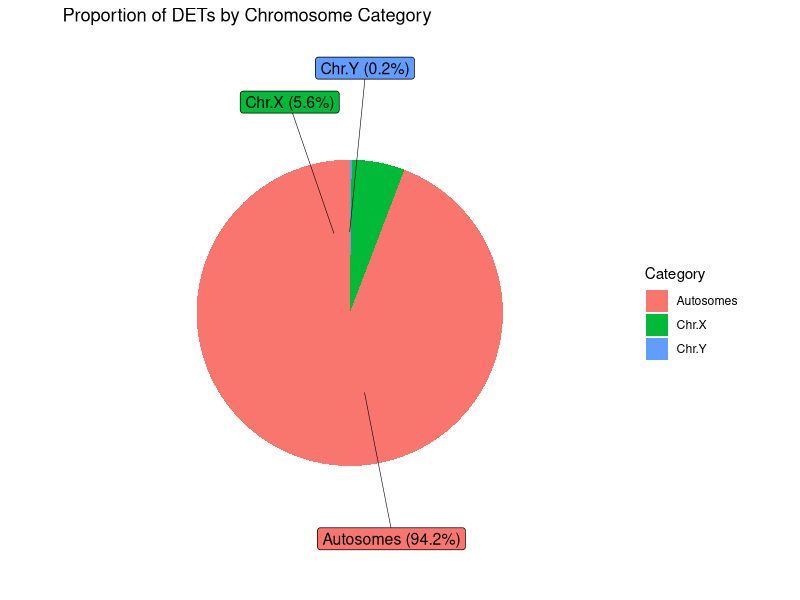
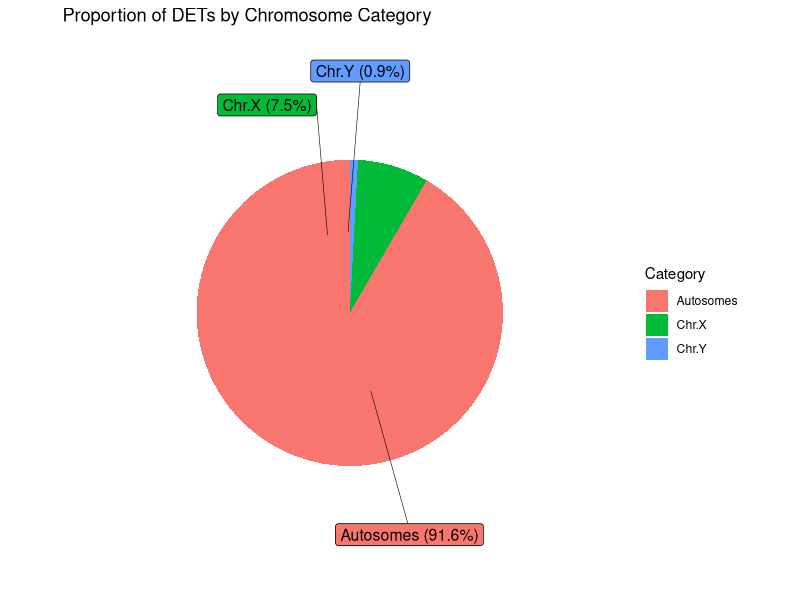
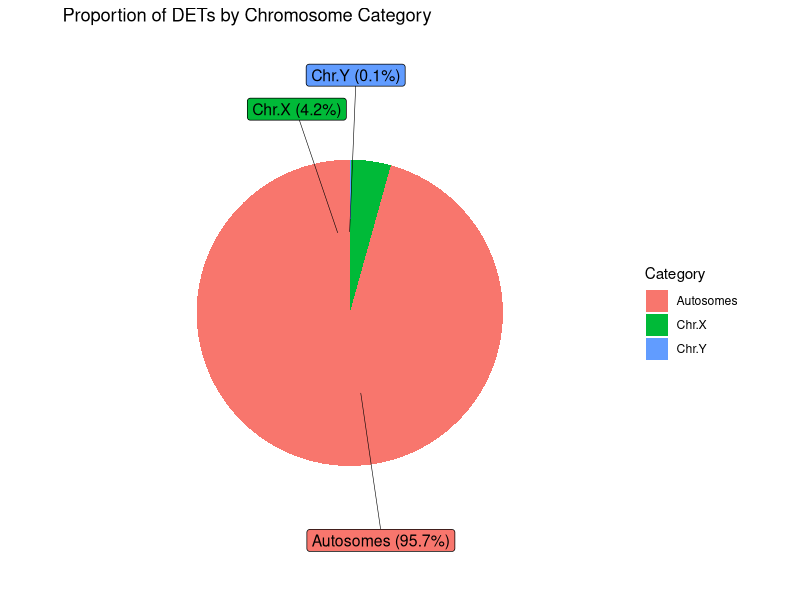
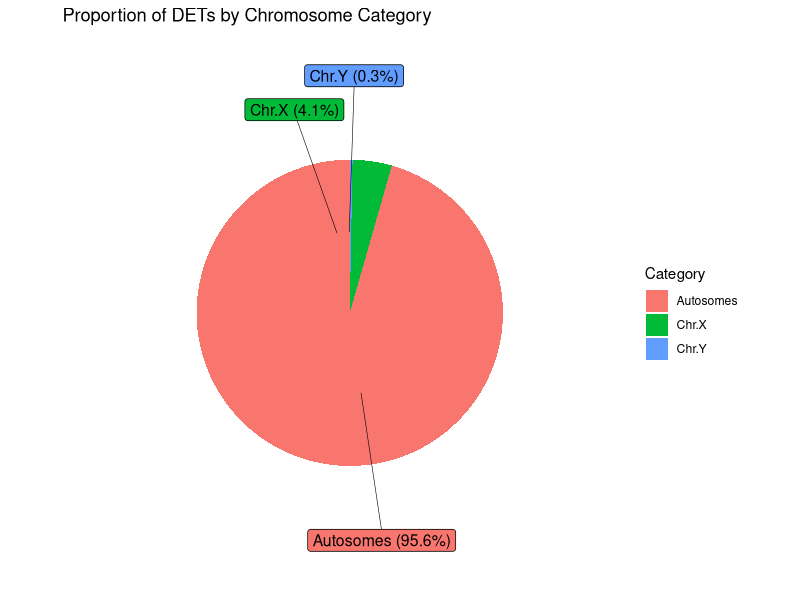
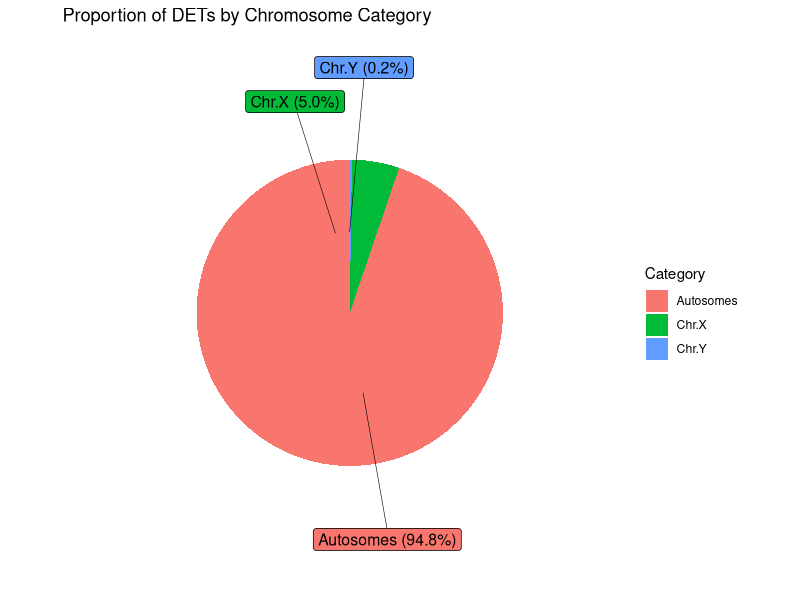
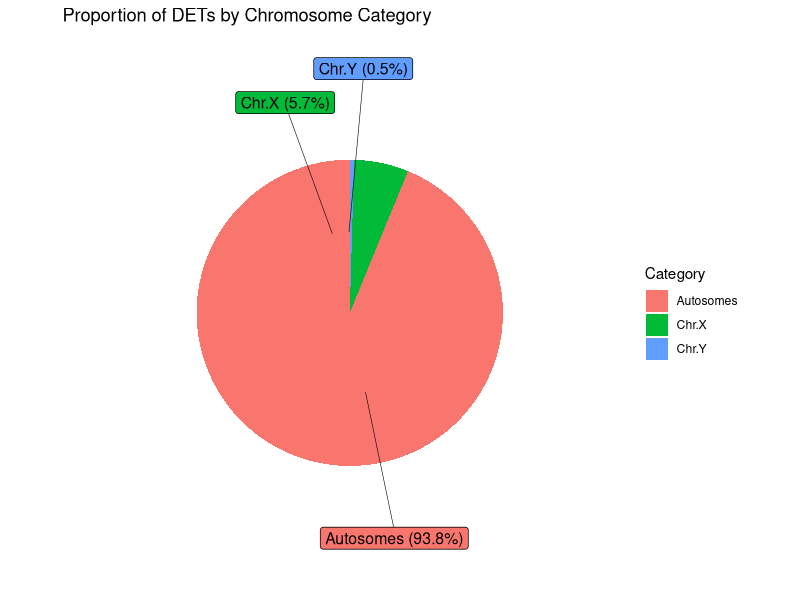
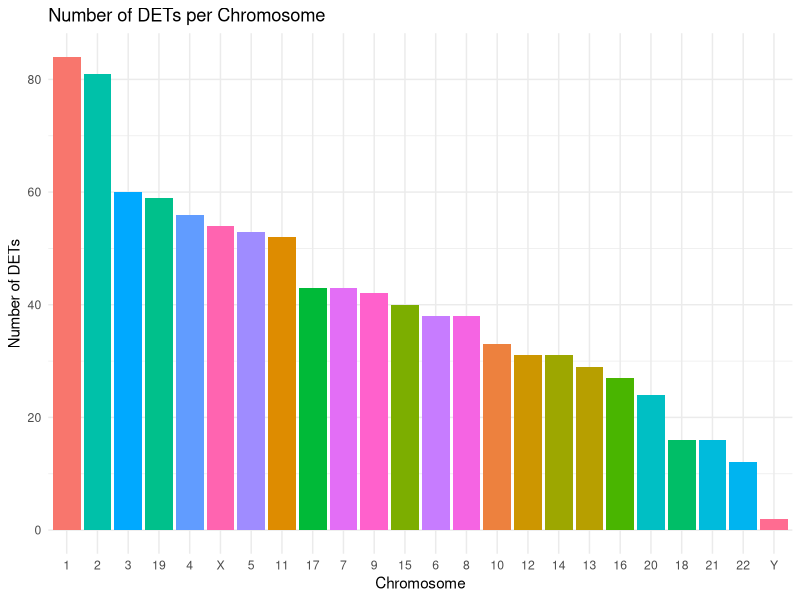
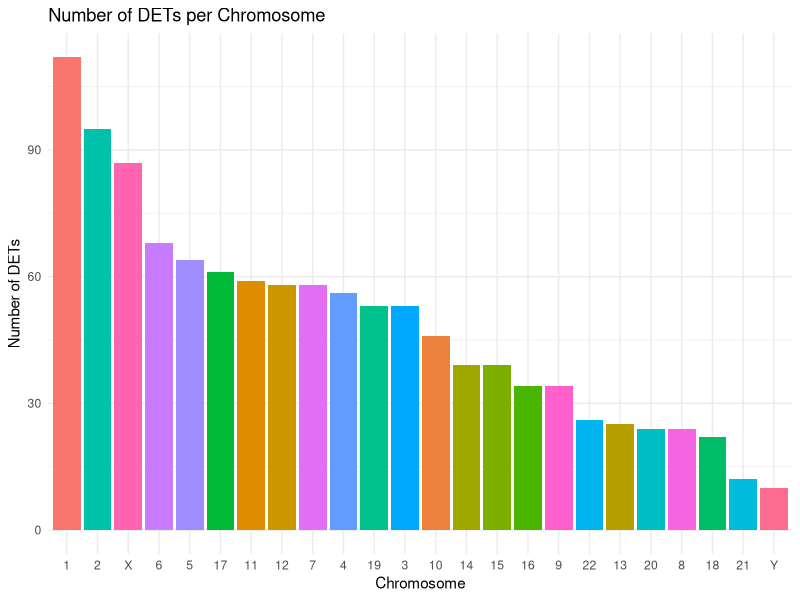

These charts were generated, in order, by the following R code: (Note: this script raises an error after producing the figures.)
##Script for diverse plots and visualization of the data

# Load libraries
library(ggplot2)
library(ggpubr)
library(openxlsx)
library(ggrepel)
library(dplyr)
library(forcats)

# Load data: DTE results
names_sheets <- c("KS_iPSCs", "HGA_iPSCs", "KS_NSCs", "HGA_NSCs", "KS_Neurons", "HGA_Neurons")

dte_results <- lapply(names_sheets, function(sheet) {
  read.xlsx("./results/DTE_results_2run.xlsx", sheet = sheet)
})

# Asign names to each data frame
ks_ipscs_res <- dte_results[[1]]
hga_ipscs_res <- dte_results[[2]]
ks_nscs_res <- dte_results[[3]]
hga_nscs_res <- dte_results[[4]]
ks_neurons_res <- dte_results[[5]]
hga_neurons_res <- dte_results[[6]]

# Plotting diverse statistics

#PIE CHART TO SHOW THE PROPORTION OF DETs BY CHROMOSOME CATEGORY
create_dte_pie_chart <- function(data, file_name = "dte_pie_chart.png") {

  # Filter out transcripts categorized as "ns"
  filtered_data <- data %>%
    filter(DE != "NS")
  # Categorize transcripts by chromosome type
  dte_categories <- filtered_data %>%
    mutate(category = case_when(
      chromosome %in% as.character(1:22) ~ "Autosomes",
      chromosome == "X" ~ "Chr.X",
      chromosome == "Y" ~ "Chr.Y",
      TRUE ~ "Other"
    )) %>%
    filter(category != "Other") %>%
    count(category) %>%
    mutate(proportion = n / sum(n),
           label = paste0(category, " (", scales::percent(proportion, accuracy = 0.1), ")"))
  
  # Create pie chart with labels outside using geom_label_repel
  plot <- ggplot(dte_categories, aes(x = "", y = proportion, fill = category)) +
    geom_bar(stat = "identity", width = 1) +
    coord_polar("y") +
    labs(title = "Proportion of DETs by Chromosome Category",
         x = NULL, y = NULL, fill = "Category") +
    theme_void() +
    geom_label_repel(aes(y = proportion / 2 + c(0, cumsum(proportion)[-length(proportion)]),
                         label = label),
                     nudge_x = 1,
                     show.legend = FALSE,
                     size = 4,
                     box.padding = 0.3,
                     point.padding = 0.3,
                     segment.size = 0.2)
  
  # Save the plot
  ggsave(filename = file_name, plot = plot, width = 6, height = 6, dpi = 300)
}

# ks ipscs
create_dte_pie_chart(ks_ipscs_res, "./Isoforms-Splicing_Bulk/plots/ks_ipscs_det_per_chr.png")
# hga ipscs
create_dte_pie_chart(hga_ipscs_res, "./Isoforms-Splicing_Bulk/plots/hga_ipscs_det_per_chr.png")
# ks nscs
create_dte_pie_chart(ks_nscs_res, "./Isoforms-Splicing_Bulk/plots/ks_nscs_det_per_chr.png")
# hga nscs
create_dte_pie_chart(hga_nscs_res, "./Isoforms-Splicing_Bulk/plots/hga_nscs_det_per_chr.png")
# ks neurons
create_dte_pie_chart(ks_neurons_res, "./Isoforms-Splicing_Bulk/plots/ks_neurons_det_per_chr.png")
# hga neurons
create_dte_pie_chart(hga_neurons_res, "./Isoforms-Splicing_Bulk/plots/hga_neurons_det_per_chr.png")


#BAR PLOT TO SHOW THE NUMBER OF DETs PER CHROMOSOME
create_dte_bar_plot <- function(data, file_name = "dte_bar_plot.png") {

  # Filter out transcripts categorized as "ns" and count DETs per chromosome
  chromosome_counts <- data %>%
    filter(DE != "NS") %>%
    count(chromosome, name = "count") %>%
    arrange(desc(count))  # Order by count for a more informative plot
  
  # Create bar plot
  plot <- ggplot(chromosome_counts, aes(x = reorder(chromosome, -count), y = count, fill = chromosome)) +
    geom_bar(stat = "identity") +
    labs(title = "Number of DETs per Chromosome",
         x = "Chromosome",
         y = "Number of DETs") +
    theme_minimal() +
    theme(legend.position = "none")  # Hide legend as each bar is a chromosome
  
  # Save the plot
  ggsave(filename = file_name, plot = plot, width = 8, height = 5, dpi = 300)
}

# Usage example
create_dte_bar_plot(ks_ipscs_res, "./Isoforms-Splicing_Bulk/plots/ks_ipscs_bar_plot_dte.png")
create_dte_bar_plot(hga_ipscs_res, "./Isoforms-Splicing_Bulk/plots/hga_ipscs_bar_plot_dte.png")
create_dte_bar_plot(ks_nscs_res, "./Isoforms-Splicing_Bulk/plots/ks_nscs_bar_plot_dte.png")
create_dte_bar_plot(hga_nscs_res, "./Isoforms-Splicing_Bulk/plots/hga_nscs_bar_plot_dte.png")
create_dte_bar_plot(ks_neurons_res, "./Isoforms-Splicing_Bulk/plots/ks_neurons_bar_plot_dte.png")
create_dte_bar_plot(hga_neurons_res, "./Isoforms-Splicing_Bulk/plots/hga_neurons_bar_plot_dte.png")

#BAR PLOT OF TRANSCRIPT BIOTYPES

plot_biotype_distribution <- function(data, file_name = "biotype_distribution.png") {
  library(dplyr)
  library(ggplot2)
  
  # Filter out non-significant transcripts
  filtered_data <- data %>%
    filter(DE != "NS")
  
  # Count DETs by biotype and group low counts as "Others"
  biotype_counts <- filtered_data %>%
    count(tx_biotype) %>%
    mutate(tx_biotype = ifelse(n < 11, "Others", tx_biotype)) %>%
    group_by(tx_biotype) %>%
    summarize(count = sum(n)) %>%
    arrange(desc(count))
  
  # Bar plot for transcript biotypes
  plot <- ggplot(biotype_counts, aes(x = reorder(tx_biotype, count), y = count, fill = tx_biotype)) +
    geom_bar(stat = "identity") +
    coord_flip() +
    labs(title = "Distribution of DETs by Transcript Biotype",
         x = "Transcript Biotype",
         y = "Number of DETs") +
    theme_minimal() +
    theme(legend.position = "none")
  
  # Save the plot
  ggsave(filename = file_name, plot = plot, width = 8, height = 6, dpi = 300)
}

# Usage example
plot_biotype_distribution(ks_ipscs_res, "./Isoforms-Splicing_Bulk/plots/biotype_distr_ks_ipscs.png")
plot_biotype_distribution(hga_ipscs_res, "./Isoforms-Splicing_Bulk/plots/biotype_distr_hga_ipscs.png")
plot_biotype_distribution(ks_nscs_res, "./Isoforms-Splicing_Bulk/plots/biotype_distr_ks_nscs.png")
plot_biotype_distribution(hga_nscs_res, "./Isoforms-Splicing_Bulk/plots/biotype_distr_hga_nscs.png")
plot_biotype_distribution(ks_neurons_res, "./Isoforms-Splicing_Bulk/plots/biotype_distr_ks_neurons.png")
plot_biotype_distribution(hga_neurons_res, "./Isoforms-Splicing_Bulk/plots/biotype_distr_hga_neurons.png")

#DENSITY PLOT OF THE LOG2FC DISTRIBUTION
plot_log2FC_distribution <- function(data, file_name = "log2FC_distribution.png") {

  # Filter out non-significant transcripts
  filtered_data <- data %>%
    filter(DE != "NS")
  
  # Density plot for log2FoldChange
  plot <- ggplot(filtered_data, aes(x = log2FoldChange, fill = DE)) +
    geom_density(alpha = 0.6) +
    labs(title = "Distribution of Log2 Fold Changes",
         x = "Log2 Fold Change",
         y = "Density",
         fill = "Regulation") +
    theme_minimal()
  
  # Save the plot
  ggsave(filename = file_name, plot = plot, width = 8, height = 5, dpi = 300)
}

# Usage example
plot_log2FC_distribution(ks_ipscs_res, "log2FC_distribution.png")

#BOXPLOT OF THE LOG2FC BY CHROMOSOME

plot_log2FC_by_chromosome <- function(data, file_name = "log2FC_by_chromosome.png") {

  # Filter out non-significant transcripts
  filtered_data <- data %>%
    filter(DE != "NS")
  
  # Define the chromosome order
  chromosome_levels <- c(as.character(1:22), "X", "Y")
  
  # Set chromosome as a factor with the specified levels
  filtered_data$chromosome <- factor(filtered_data$chromosome, levels = chromosome_levels)
  
  # Boxplot for log2FoldChange by chromosome
  plot <- ggplot(filtered_data, aes(x = chromosome, y = log2FoldChange)) +
    geom_boxplot(outlier.alpha = 0.2) +
    labs(title = "Log2 Fold Change by Chromosome",
         x = "Chromosome",
         y = "Log2FC") +
    theme_minimal() +
    theme(axis.text.x = element_text(angle = 90, vjust = 0.5))
  
  # Save the plot
  ggsave(filename = file_name, plot = plot, width = 10, height = 6, dpi = 300)
}

# Usage example
plot_log2FC_by_chromosome(ks_ipscs_res, "./Isoforms-Splicing_Bulk/plots/log2FC_density_ks_ipscs.png")
plot_log2FC_by_chromosome(hga_ipscs_res, "./Isoforms-Splicing_Bulk/plots/log2FC_density_hga_ipscs.png")
plot_log2FC_by_chromosome(ks_nscs_res, "./Isoforms-Splicing_Bulk/plots/log2FC_density_ks_nscs.png")
plot_log2FC_by_chromosome(hga_nscs_res, "./Isoforms-Splicing_Bulk/plots/log2FC_density_hga_nscs.png")
plot_log2FC_by_chromosome(ks_neurons_res, "./Isoforms-Splicing_Bulk/plots/log2FC_density_ks_neurons.png")
plot_log2FC_by_chromosome(hga_neurons_res, "./Isoforms-Splicing_Bulk/plots/log2FC_density_hga_neurons.png")

#PIE CHART TO SHOW THE PROPORTION OF XCI STATUS

create_xci_pie_chart <- function(data, file_name = "xci_pie_chart.png") {
  
  # Filter out transcripts categorized as "ns" and on chromosome X
  filtered_data <- data %>%
    filter(DE != "NS" & chromosome == "X")
  
  # Categorize transcripts by XCI status
  dte_categories <- filtered_data %>%
    mutate(category = case_when(
      XCI_status == "escapes" ~ "escapes",
      XCI_status == "inactive" ~ "inactive",
      XCI_status == "variable" ~ "variable",
      XCI_status == "PAR" ~ "PAR",
      is.na(XCI_status) ~ "NA",
      TRUE ~ "Other"
    )) %>%
    filter(category != "Other") %>%
    count(category, name = "value") %>%
    mutate(proportion = value / sum(value) * 100) # Calculate percentages
  
  # Calculate positions for the labels
  dte_categories <- dte_categories %>%
    mutate(csum = rev(cumsum(rev(proportion))), # Cumulative sum of proportions
           pos = proportion / 2 + lead(csum, 1), # Midpoint for each slice
           pos = if_else(is.na(pos), proportion / 2, pos)) # Handle NA for the last position
  
  # Create the pie chart
  plot <- ggplot(dte_categories, aes(x = "", y = proportion, fill = fct_inorder(category))) +
    geom_col(width = 1, color = 1) + # Pie chart slices
    geom_text(aes(label = paste0(round(proportion, 1), "%")),
              position = position_stack(vjust = 0.5)) + # Labels inside slices
    coord_polar(theta = "y") + # Convert to polar coordinates
    guides(fill = guide_legend(title = "Category")) + # Legend for categories
    scale_y_continuous(breaks = dte_categories$pos, labels = dte_categories$category) + # Align labels
    theme(axis.ticks = element_blank(),
          axis.title = element_blank(),
          axis.text = element_text(size = 12), 
          legend.position = "none", # Remove legend
          panel.background = element_rect(fill = "white")) # White background
  
  # Save the plot
  ggsave(filename = file_name, plot = plot, width = 6, height = 6, dpi = 300)
}

# ks ipscs
create_xci_pie_chart(res_KS_iPSCs_annotated, "./plots/ks_ipscs_xci_status.png")
# hga ipscs
create_xci_pie_chart(res_HGA_iPSCs_annotated, "./plots/hga_ipscs_xci_status.png")
# ks nscs
create_xci_pie_chart(res_KS_NSCs_annotated, "./plots/ks_nscs_xci_status.png")
# hga nscs
create_xci_pie_chart(res_HGA_NSCs_annotated, "./plots/hga_nscs_xci_status.png")
# ks neurons
create_xci_pie_chart(res_KS_Neurons_annotated, "./plots/ks_neurons_xci_status.png")
# hga neurons
create_xci_pie_chart(res_HGA_Neurons_annotated, "./plots/hga_neurons_xci_status.png")
